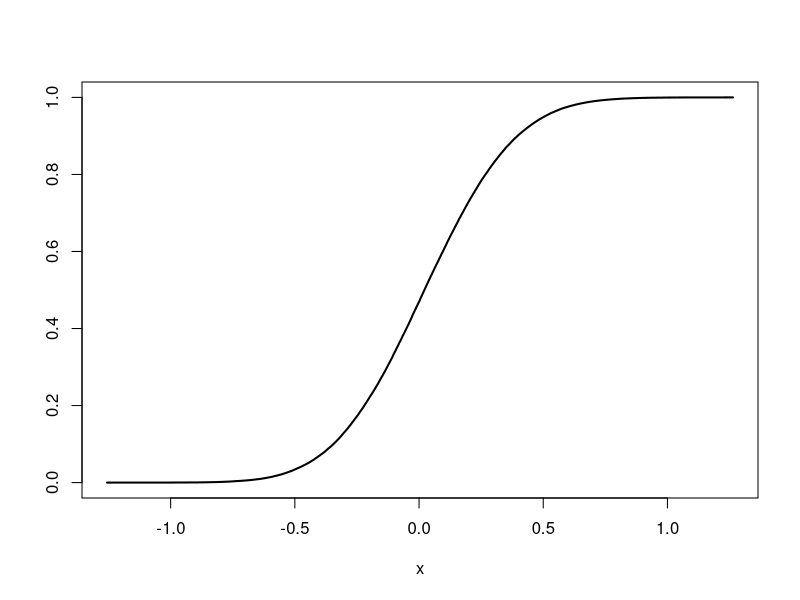

This figure's R source:
## ---- chunk 1
knitr::opts_knit$set(root.dir = 'C:/Users/neide/Documents/GitHub/BEwebinar/Data')
## ---- chunk 2
mau <- read.table("mauna.dat",header=TRUE,sep="")
mau <- ts(mau,start=1958,frequency=12)
mau.gr <- 1000*diff(log(mau),lag=12)
n <- length(mau.gr)
mau.mean <- mean(mau.gr)
## ---- chunk 3
# Make choice of b, and then run 
b <- ceiling(sqrt(n))
#b <- ceiling(n^(1/3))
#b <- ceiling(n^(2/3))

k <- ceiling(n/b)
Q.big <- n - b + 1
monte.roots <- NULL
Monte <- 100000
for(i in 1:Monte)
{
	monte.sample <- NULL
	for(j in 1:k)
	{
		boot.index <- sample(Q.big,size=1)
		monte.sample <- c(monte.sample,mau.gr[seq(boot.index,boot.index+b-1)])
	}
	monte.sample <- monte.sample[1:n]
      monte.root <- mean(monte.sample) - mau.mean
	monte.roots <- c(monte.roots,monte.root)
}
#hist(monte.roots)
interval <- c(sort(monte.roots)[floor(.025*Monte)],sort(monte.roots)[floor(.975*Monte)])
## ---- chunk 4
plot(sort(monte.roots),seq(1,Monte)/Monte,type="l",xlab="x",ylab="",lwd=2)
